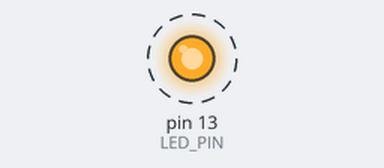
A sketch run on a simulated Arduino Uno, built with avr-gcc and run on an emulated ATmega328P. Shown: output pins drawn as LEDs (lit = HIGH). Dashed ring = blinking. What the sketch prints to the serial monitor is not drawn.

Above: at 0.2 s.
Timing chart, 0 to 3.0 s (numbered marks = the images above):
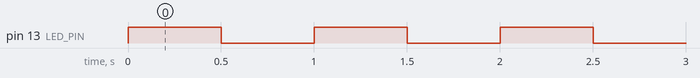

Measured:
- by itself, pin 13 (LED_PIN): alternates HIGH for 0.50 s and LOW for 0.50 s

The sketch:

02_led_blink.ino
```cpp
/*
  Arduino Uno - Example 02
  Onboard LED Blink (pin 13)

  Note: pin 13 has the onboard LED wired in series with a resistor.
  Normal logic here (HIGH = on), unlike ESP8266's inverted D4 LED.
*/

#define LED_PIN 13

void setup() {
  Serial.begin(9600);
  pinMode(LED_PIN, OUTPUT);
  Serial.println(F("LED blink test started."));
}

void loop() {
  digitalWrite(LED_PIN, HIGH);
  Serial.println(F("LED ON"));
  delay(500);

  digitalWrite(LED_PIN, LOW);
  Serial.println(F("LED OFF"));
  delay(500);
}
```
